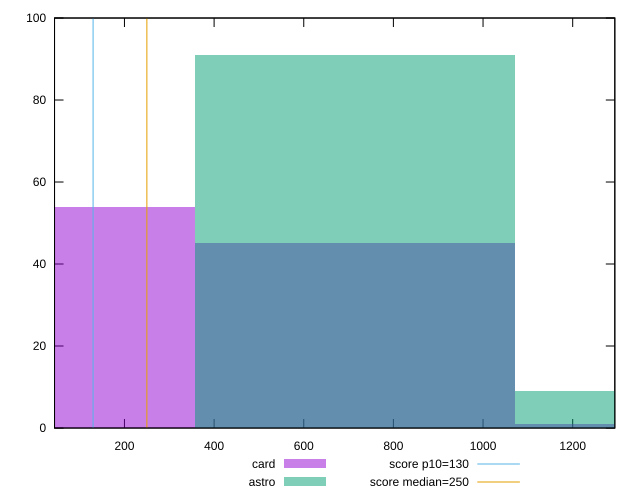

The script that saved this image:
reset

$card <<EOF
0 54
713.7344882106361 45
1427.4689764212721 1
EOF

$astro <<EOF
713.7344882106361 91
1427.4689764212721 9
EOF

set key outside below
set boxwidth 713.7344882106361
set xrange [44:1293.999999999999]
set yrange [0:100]
set trange [0:100]
set style fill transparent solid 0.5 noborder

set parametric
set terminal svg size 640, 500 enhanced background rgb 'white'
set output "reports/report_00028_2021-02-24T12-49-42.674Z/max-potential-fid/comparison/histogram/2_vs_3.svg"

plot $card title "card" with boxes, \
     $astro title "astro" with boxes, \
     130,t title "score p10=130", \
     250,t title "score median=250"

reset
